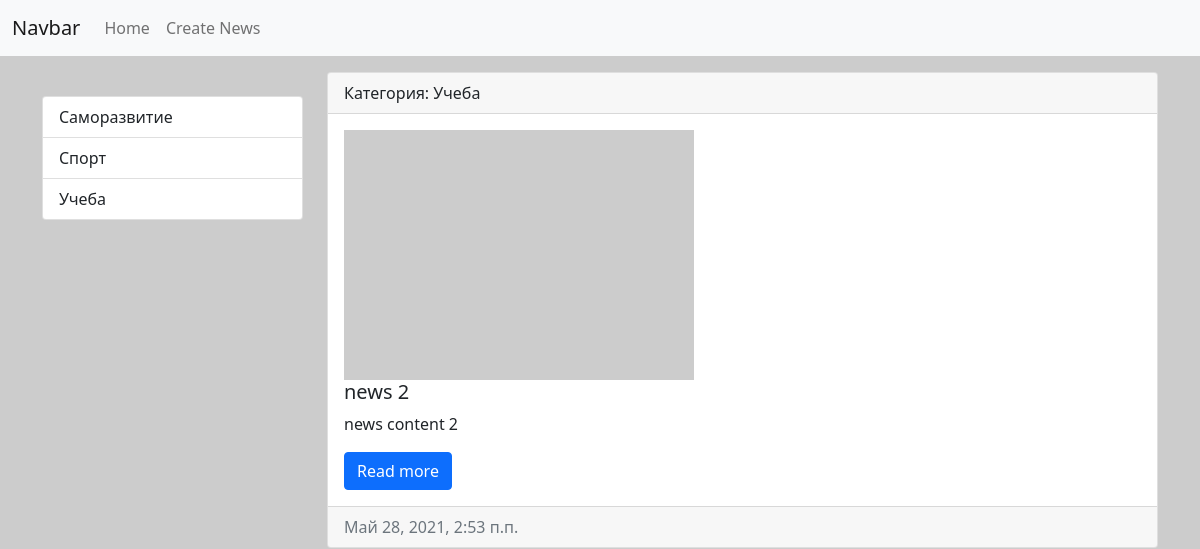
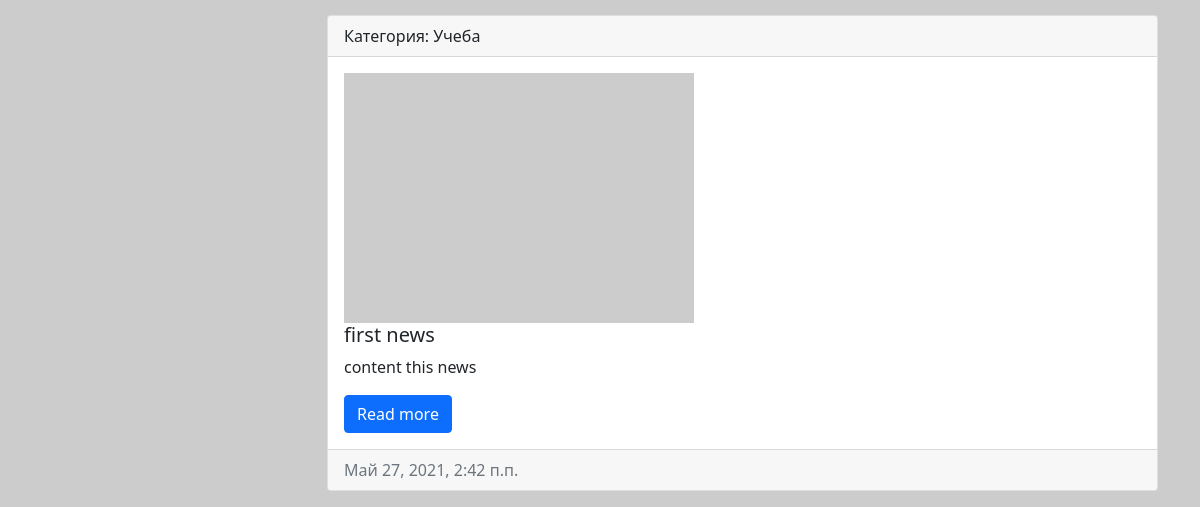
The app's page /category/2, older data (2 pictures, top to bottom).
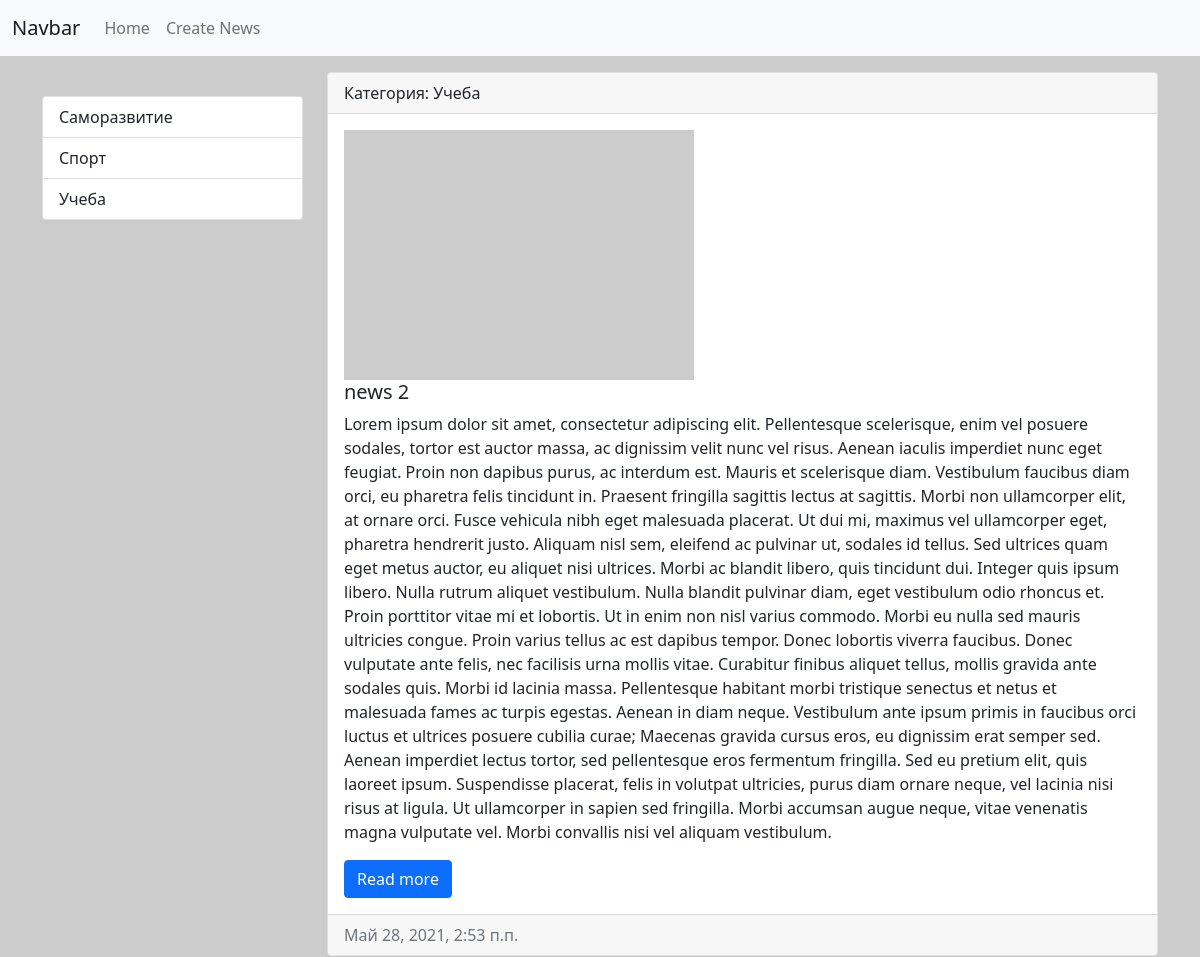
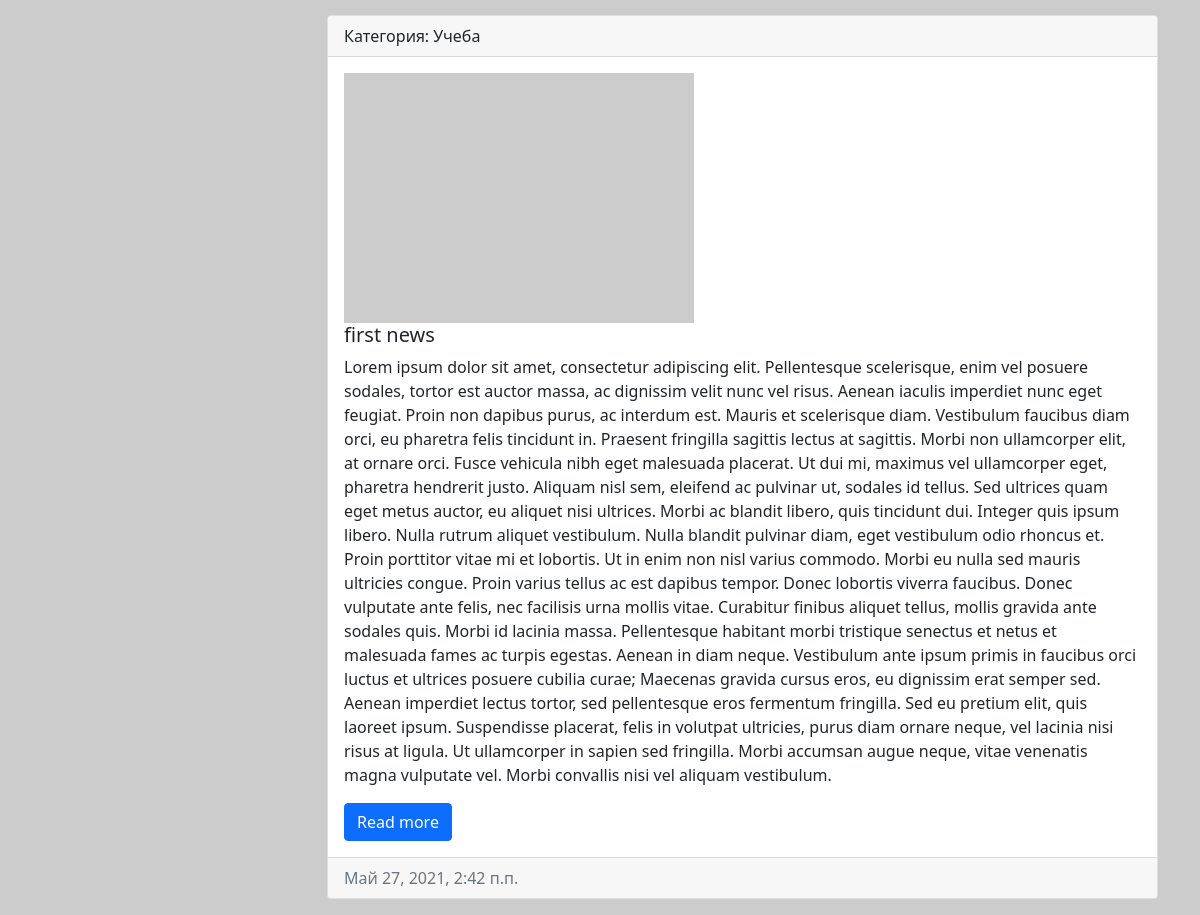
The same page, newer data (2 pictures, top to bottom).
### news/models.py (models this page shows, shortened)
class Category(models.Model):
    title = models.CharField('Название', max_length=100, db_index=True)
    def get_absolute_url(self):
        return reverse('category', kwargs={"category_id": self.pk})
    def __str__(self):
        return self.title
    class Meta:
        verbose_name = 'Категорию'
        verbose_name_plural = 'Категории'
        ordering = ['title']

class News(models.Model):
    title = models.CharField('Название', max_length=150)
    content = models.TextField('Контент', blank=True)
    created_ad = models.DateTimeField('Дата регистрации', auto_now_add=True)
    updated_ad = models.DateTimeField('Дата обновления', auto_now=True)
    photo = models.ImageField('Фото', upload_to='photos/%Y/%m/%d/', blank=True)
    is_published = models.BooleanField('Опубликовано', default=True)
    category = models.ForeignKey('Category', on_delete=models.PROTECT, null=True, verbose_name='Категория')
    def get_absolute_url(self):
        return reverse('view_news', kwargs={"news_id": self.pk})
    class Meta:
        verbose_name = 'Новость'
        verbose_name_plural = 'Новости'
        ordering = ['-created_ad']

### news/views.py (the view)
# urls.py: path('category/<int:category_id>', get_category, name='category'),#динамическое подставление url-адреса и подключение функции
def get_category(request, category_id):
    news = News.objects.filter(category_id=category_id)
    category = Category.objects.get(pk=category_id)
    return render(request, 'news/category.html', {'news': news, 'category': category})

### news/templatetags/news_tags.py (called while the page is built)
@register.simple_tag()
def get_categories():
    return Category.objects.all()

@register.inclusion_tag('news/list_categories.html')
def show_categories():
    categories = Category.objects.all()
    return {"categories": categories}

### news/templates/news/category.html (shortened to what this page needs)
{% extends 'base.html' %}
{% block sidebar %}
{% include 'inc/_sidebar.html' %}
{% endblock %}
{% block content %}
{% for i in news %}
<div class="card mb-3">
    <div class="card-header">
        Категория: {{ i.category }}
    </div>
    <div class="card-body">
        <div class="media">
            {% if i.photo %}
            <img src="{{ i.photo.url }}" alt="" width="350px" height="250" class="mr-3">
            {% else %}
            <img src="https://picsum.photos/200" alt="" width="350px" height="250" class="mr-3">
            {% endif %}
            <div class="media-body">
                <h5 class="card-title">{{ i.title }}</h5>
                <p class="card-text">{{ i.content }}</p>
                <a href="{{ i.get_absolute_url }}" class="btn btn-primary">Read more</a>
            </div>
        </div>
    </div>
    <div class="card-footer text-muted">
        {{ i.created_ad }}
    </div>
</div>
{% endfor %}
{% endblock %}

### templates/base.html (shortened to what this page needs)
{% load static %}
<!doctype html>
<html lang="en">
<head>
    <link rel="stylesheet" href="{% static 'bootstrap/css/bootstrap.min.css' %}">
    <link rel="stylesheet" href="{% static 'bootstrap/css/style.css' %}">
</head>
<body>
{% include 'inc/_nav.html' %}
<div class="container mt-3">
    <div class="row">
        <div class="col-md-3">
            {% block sidebar %}{% endblock %}
        </div>
        <div class="col-md-9">
            {% block content %}{% endblock %}
        </div>
    </div>
</div>
</body>
</html>

### templates/inc/_nav.html (shortened to what this page needs)
<nav class="navbar navbar-expand-lg navbar-light bg-light">
    <div class="container-fluid">
        <a class="navbar-brand" href="{% url 'home' %}">Navbar</a>
        <div class="collapse navbar-collapse" id="navbarSupportedContent">
            <ul class="navbar-nav mr-auto">
                <li class="nav-item"><a class="nav-link" href="{% url 'home' %}">Home</a></li>
                <li class="nav-item"><a class="nav-link" href="{% url 'add_news' %}">Create News</a></li>
            </ul>
        </div>
    </div>
</nav>

### templates/inc/_sidebar.html
{% load news_tags %}
<br>
{% show_categories %}

### news/templates/news/list_categories.html
<div class="list-group">
    {% for i in categories %}
    <a href="{{ i.get_absolute_url }}" class="list-group-item list-group-item-action">{{ i.title }}</a>
    {% endfor %}
</div>

Row changes from the older to the newer data that the page shows:
changed News "news 2": content "news content 2" → "Lorem ipsum dolor sit amet, consectetur adipiscing elit. Pellentesque scelerisque, enim vel posuere sodales, tortor est auctor massa, ac dignissim velit nunc vel risus. Aenean iaculis imperdiet nunc eget feugiat. Proin non dapibus purus, ac interdum est. Mauris et scelerisque diam. Vestibulum faucibus diam orci, eu pharetra felis tincidunt in. Praesent fringilla sagittis lectus at sagittis. Morbi non ullamcorper elit, at ornare orci. Fusce vehicula nibh eget malesuada placerat. Ut dui mi, maximus vel ullamcorper eget, pharetra hendrerit justo. Aliquam nisl sem, eleifend ac pulvinar ut, sodales id tellus. Sed ultrices quam eget metus auctor, eu aliquet nisi ultrices. Morbi ac blandit libero,…"
changed News "first news": content "content this news" → "Lorem ipsum dolor sit amet, consectetur adipiscing elit. Pellentesque scelerisque, enim vel posuere sodales, tortor est auctor massa, ac dignissim velit nunc vel risus. Aenean iaculis imperdiet nunc eget feugiat. Proin non dapibus purus, ac interdum est. Mauris et scelerisque diam. Vestibulum faucibus diam orci, eu pharetra felis tincidunt in. Praesent fringilla sagittis lectus at sagittis. Morbi non ullamcorper elit, at ornare orci. Fusce vehicula nibh eget malesuada placerat. Ut dui mi, maximus vel ullamcorper eget, pharetra hendrerit justo. Aliquam nisl sem, eleifend ac pulvinar ut, sodales id tellus. Sed ultrices quam eget metus auctor, eu aliquet nisi ultrices. Morbi ac blandit libero,…"
